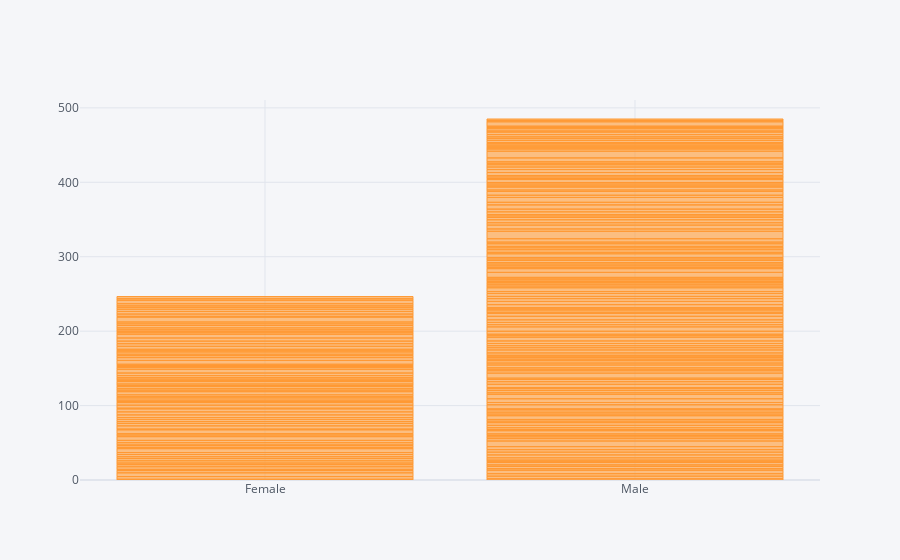

Notebook source saved alongside this figure:
### Code cell
tips.iplot(kind='bar',x='sex',y='tip')

### Figure 1 — Plotly figure (JSON) as saved in the notebook; plotly's stock layout.template omitted (floating-point values rounded to 4 significant figures; data arrays with more than 128 entries replaced by an {"elided": "..."} marker saying what was removed)
{"data": [{"marker": {"color": "rgba(255, 153, 51, 0.6)", "line": {"color": "rgba(255, 153, 51, 1.0)", "width": 1}}, "name": "tip", "orientation": "v", "text": "", "type": "bar", "x": {"elided": "244 str values"}, "y": {"elided": "244 float values"}}], "layout": {"legend": {"bgcolor": "#F5F6F9", "font": {"color": "#4D5663"}}, "paper_bgcolor": "#F5F6F9", "plot_bgcolor": "#F5F6F9", "title": {"font": {"color": "#4D5663"}}, "xaxis": {"gridcolor": "#E1E5ED", "showgrid": true, "tickfont": {"color": "#4D5663"}, "title": {"font": {"color": "#4D5663"}, "text": ""}, "zerolinecolor": "#E1E5ED"}, "yaxis": {"gridcolor": "#E1E5ED", "showgrid": true, "tickfont": {"color": "#4D5663"}, "title": {"font": {"color": "#4D5663"}, "text": ""}, "zerolinecolor": "#E1E5ED"}}}
